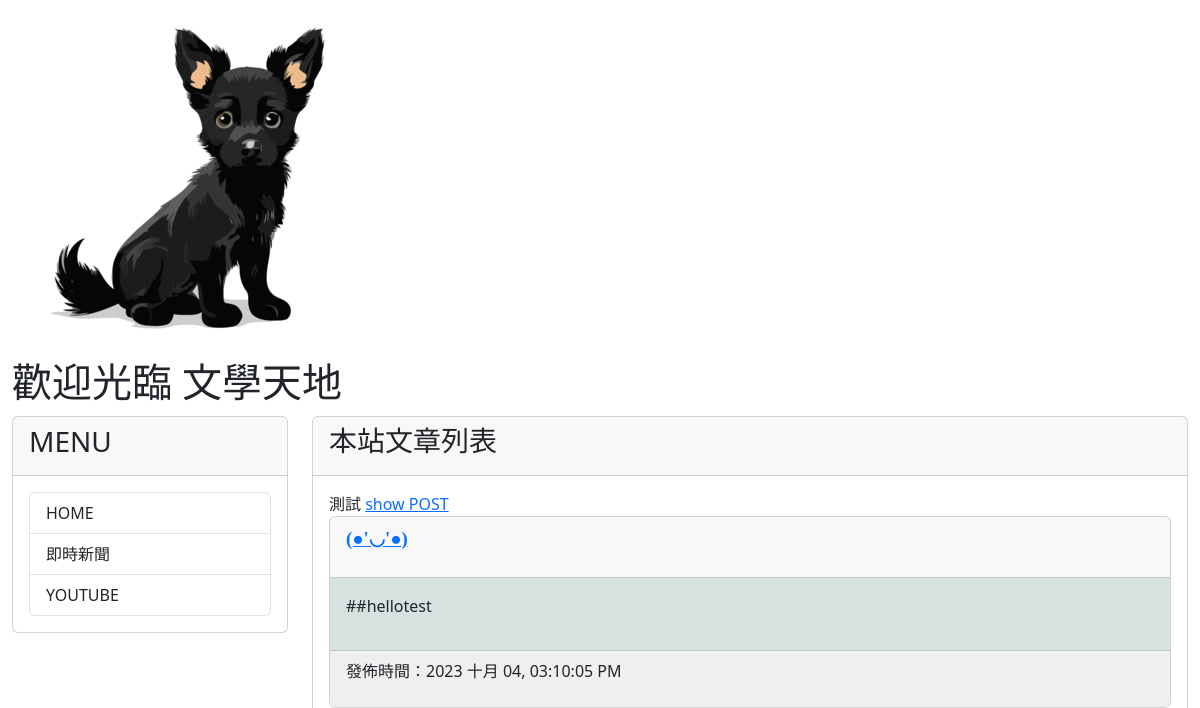
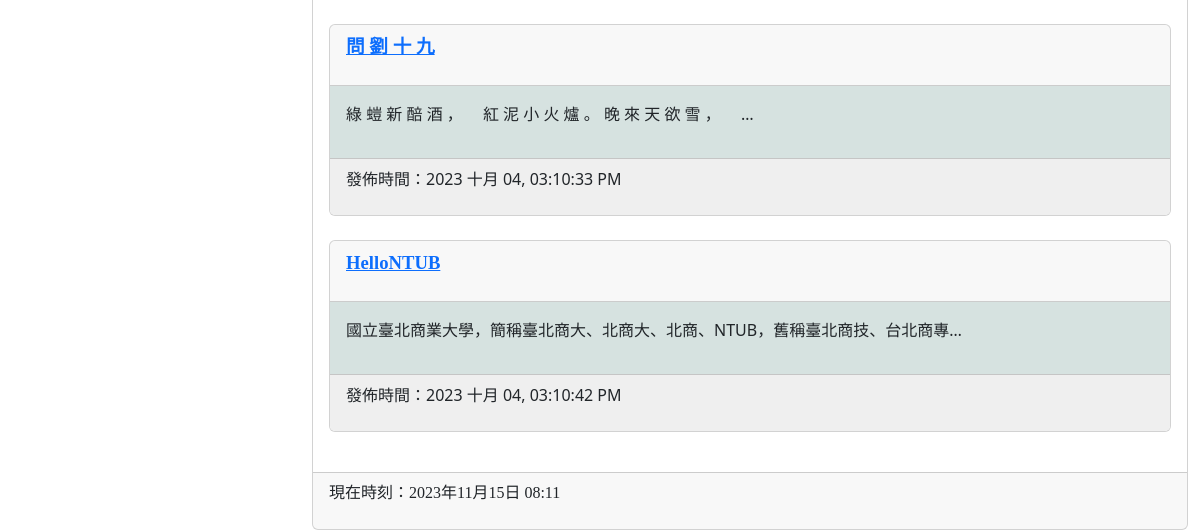
The app's page /, older data (2 pictures, top to bottom).
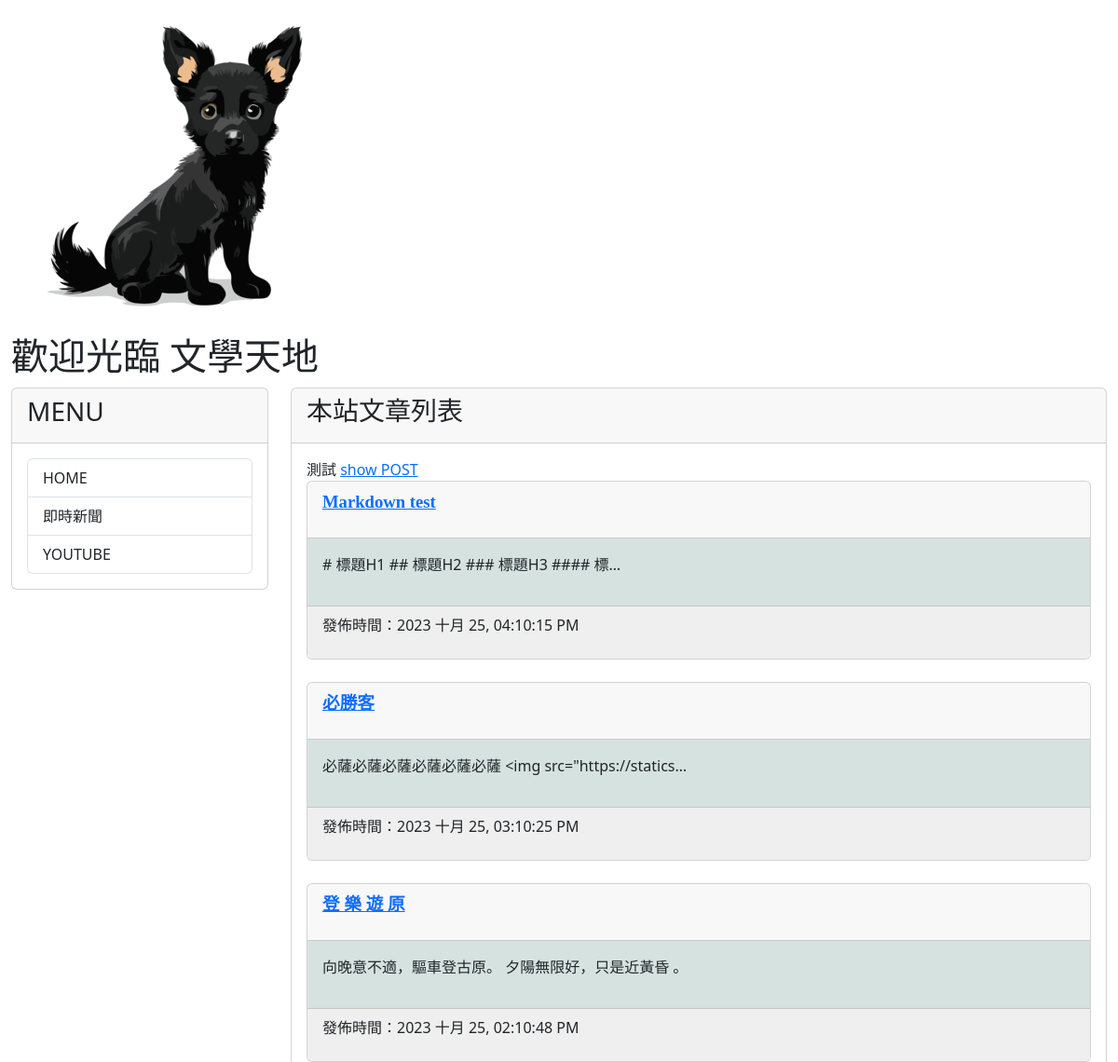
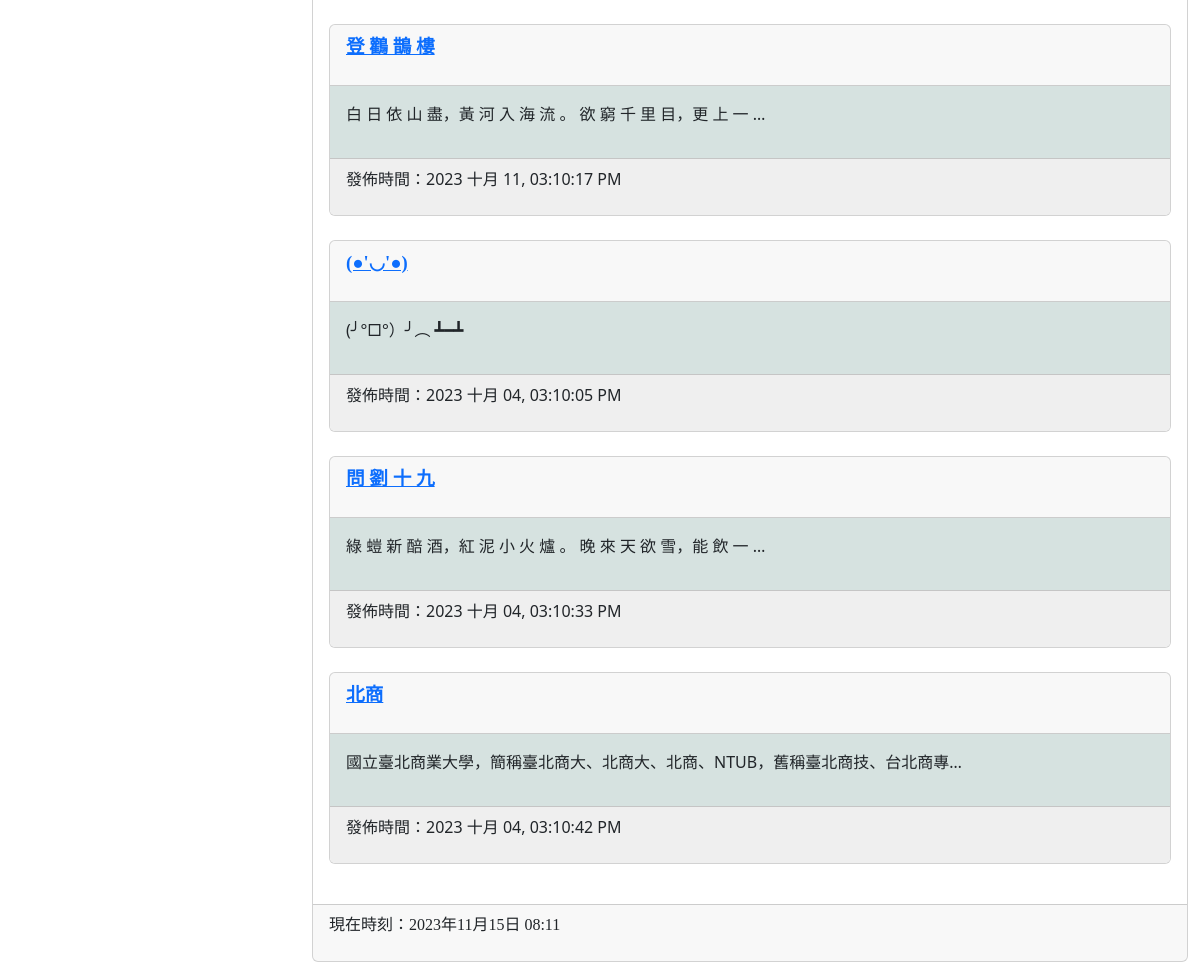
The same page, newer data (2 pictures, top to bottom).
### mysite/models.py (models this page shows, shortened)
class Post(models.Model):
    title = models.CharField(max_length=200)
    slug = models.CharField(max_length=200)
    body = models.TextField()
    pub_date = models.DateTimeField(auto_now_add=True) #自動取得現在時間
    class Meta:
        ordering = ('-pub_date',) #用pub_date去排序 -反向排序

### mysite/views.py (the view)
# urls.py: path('', mv.homepage, name="homepage"),
def homepage(request):
    posts = Post.objects.all()
    now = datetime.now()
    return render(request, 'index.html', locals())

### mysite/templates/index.html (shortened to what this page needs)
{% extends "base2.html" %}
{% block headmessage %} <h3 style='font-family:標楷體;'>本站文章列表</a> {% endblock headmessage %}
{% block content %}
測試
<a href='{% url 'post-url' 2015 10 3 02 %}'> show POST </a>
{% for post in posts %}
<div class='card'>
    <div class='card-header'>
        <p style='font-family:微軟正黑體;font-size:14pt;font-weight:bold;'>
            <a href='{% url 'showpost' post.slug%}'>{{ post.title }}</a>
        </p>
    </div>
    <div class='card-body' style='background-color:#D6E2E0'>
        <p>
           {{ post.body | truncatechars:40 }}
        </p>
    </div>
    <div class='card-footer'  style='background-color:#efefef'>
        <p>
            發佈時間：{{ post.pub_date | date:"Y M d, h:m:s A"}}
        </p>
    </div>
</div>
<br>
{% endfor %}
{% endblock content %}

### templates/base2.html (shortened to what this page needs)
<!DOCTYPE html>
<html>
    <head>
        <link href="https://cdn.jsdelivr.net/npm/bootstrap@5.3.2/dist/css/bootstrap.min.css" rel="stylesheet">
    </head>
    <body>
        <div class="container-fluid">
            {% include 'header.html' %}
            <div class="row">
                <div class="col-sm-3 col-md-3">
                    <div class="card">
                        <div class="card-header">
                            <h3>MENU</h3>
                        </div>
                        <div class="card-body">
                            <div class="list-group">
                                <a href="/" class="list-group-item">HOME</a>
                                <a href="https://google.com/news" class="list-group-item">即時新聞</a>
                                <a href="https://www.youtube.com" class="list-group-item">YOUTUBE</a>
                            </div>
                        </div>
                    </div>
                </div>
                <div class="col-sm-9 col-md-9">
                    <div class="card">
                        <div class="card-header">
                            {% block headmessage %}
                            {% endblock %}
                        </div>
                        <div class="card-body">
                            {% block content %} {% endblock %}
                        </div>
                        <div class="card-footer">
                            {% include 'footer.html' %}
                        </div>
                    </div>
                </div>
            </div>
        </div>
    </body>
</html>

### templates/header.html
{% load static %}
<div class='well'>
    <img src="{% static "images/black.png" %}" width:"10">
</div>
<h1 style="font-family:微軟正黑體;">歡迎光臨 文學天地</h1>

### templates/footer.html
{% block footer %}
    {% if now %}
    <p style='font-family:微軟正黑體;'>現在時刻：{{ now }}</p>
    {% else %}
    <p style='font-family:微軟正黑體;'>本文內容取自網路，如有侵權請來信通知下架...</p>
    {% endif %}
{% endblock %}

Row changes from the older to the newer data that the page shows:
added Post: title "Markdown test", body "# 標題H1 ## 標題H2 ### 標題H3 #### 標…", pub_date "2023 十月 25, 04:10:15 PM"
added Post: title "必勝客", body "必薩必薩必薩必薩必薩必薩 <img src=\"https://statics…", pub_date "2023 十月 25, 03:10:25 PM"
added Post: title "登 樂 遊 原", body "向晚意不適，驅車登古原。 夕陽無限好，只是近黃昏 。", pub_date "2023 十月 25, 02:10:48 PM"
added Post: title "登 鸛 鵲 樓", body "白 日 依 山 盡，黃 河 入 海 流 。 欲 窮 千 里 目，更 上 一 …", pub_date "2023 十月 11, 03:10:17 PM"
changed Post "2023 十月 04, 03:10:05 PM": body "##hellotest" → "(╯°□°）╯︵ ┻━┻"
changed Post "2023 十月 04, 03:10:33 PM": body "綠 螘 新 醅 酒 ， 紅 泥 小 火 爐 。 晚 來 天 欲 雪 ， …" → "綠 螘 新 醅 酒，紅 泥 小 火 爐 。 晚 來 天 欲 雪，能 飲 一 …"
changed Post "2023 十月 04, 03:10:42 PM": title "HelloNTUB" → "北商"
